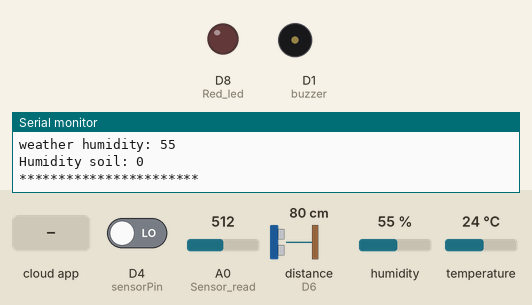
This sketch was run on a simulated ESP8266 (NodeMCU). On the bench: output pins drawn as LEDs (lit = HIGH), buzzer (waves = sounding, pin HIGH), the last lines printed to the serial monitor. Inputs (shaded band) come from the test bench; at power-on: D4 (sensorPin) LOW, A0 (Sensor_read) = 512, distance to the obstacle (sensor on D6) 80 cm, humidity 55 %, temperature 24 °C. The echo pulse lasts 58.3 µs per cm; the RemoteXY app is connected.

Above: at 1.9 s.
2.0 s: the phone or cloud app sets Turn_On_Pump to 1
At 3.4 s:
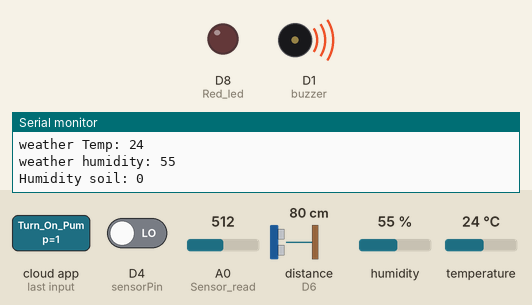
3.7 s: the phone or cloud app sets Turn_On_Pump to 0
At 5.3 s:
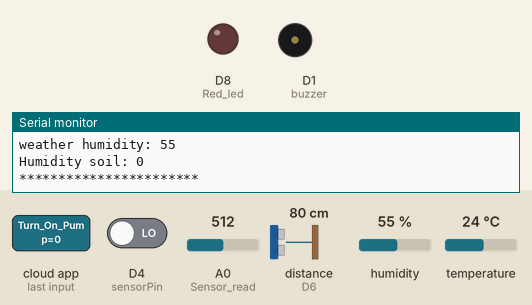
Timing chart, 0 to 6.8 s (numbered marks = the images above; inputs shaded):
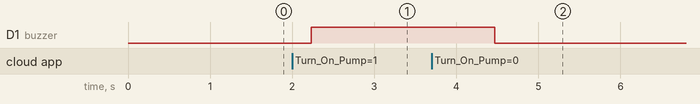

The sketch:

project8.ino
```cpp
// (licence header left out)
//////////////////////////////////////////////
//        RemoteXY include library          //
//////////////////////////////////////////////

// RemoteXY select connection mode and include library
#define REMOTEXY_MODE__ESP8266WIFI_LIB_CLOUD
#include <ESP8266WiFi.h>

#include <RemoteXY.h>
#include <Ultrasonic.h>

// RemoteXY connection settings
#define REMOTEXY_WIFI_SSID "OPPO Reno Z"
#define REMOTEXY_WIFI_PASSWORD "nnnnnnnnnn1"

//#define REMOTEXY_WIFI_SSID "Airbox_8F80"
//#define REMOTEXY_WIFI_PASSWORD "7LY4HBL72L9"

#define REMOTEXY_CLOUD_SERVER "cloud.remotexy.com"
#define REMOTEXY_CLOUD_PORT 6376
#define REMOTEXY_CLOUD_TOKEN "0b3827ed006a68d9750dbd3ae8dc3877"

Ultrasonic ultrasonic(D7, D6); //(tigger, echo)  >> echo>D5
int distance;
#include "DHTesp.h"
#define DHTpin 14 //D5
DHTesp dht;

int relay_pump = D2;
int buzzer = D1;
int Sensor_read = A0;
int Red_led = D8;

const int sensorPin = D4;  //D4  soil humidity
int sensorState = 0;

int val = 0;
int myvar;
int ultraStr;
unsigned long myTime;


// RemoteXY configurate
#pragma pack(push, 1)
uint8_t RemoteXY_CONF[] =   // 233 bytes
  { 255,11,0,0,0,226,0,16,16,1,10,58,24,12,15,15,4,26,31,79,
  78,0,31,79,70,70,0,129,0,6,44,21,4,178,87,97,116,101,114,32,
  76,101,118,101,0,129,0,6,55,21,4,0,83,111,105,108,32,72,117,109,
  105,100,105,116,121,0,129,0,6,66,17,4,80,83,117,110,32,76,105,103,
  104,116,0,129,0,6,77,23,4,35,84,101,109,112,101,114,97,116,117,114,
  101,0,7,53,33,66,20,5,2,26,2,7,53,33,55,20,5,2,26,2,
  7,53,33,44,20,5,2,26,2,7,53,33,77,20,5,2,26,2,129,0,
  6,87,23,4,254,72,117,109,105,100,105,116,121,0,7,53,33,87,20,5,
  2,26,2,129,0,54,44,5,6,17,37,0,129,0,54,77,6,5,17,194,
  176,67,0,129,0,54,66,5,6,17,37,0,129,0,54,87,5,6,17,37,
  0,129,0,33,60,19,3,36,49,32,110,101,101,100,32,119,97,116,101,114,
  0,129,0,54,54,6,6,17,240,159,140,167,0 };

// this structure defines all the variables and events of your control interface
struct {

    // input variables
  uint8_t Turn_On_Pump; // =1 if state is ON, else =0
  int16_t LDR_val;  // 32767.. +32767
  int16_t Humidity_val;  // 32767.. +32767
  int16_t Ultrasonic_val;  // 32767.. +32767
  int16_t temp_val;  // 32767.. +32767
  int16_t hum_val;  // 32767.. +32767

    // other variable
  uint8_t connect_flag;  // =1 if wire connected, else =0

} RemoteXY;
#pragma pack(pop)


/////////////////////////////////////////////
//           END RemoteXY include          //
/////////////////////////////////////////////


void setup()
{
  Serial.begin(115200);
  Serial.println("Connecting...");
  dht.setup(DHTpin, DHTesp::DHT11); //for DHT11 Connect DHT sensor to GPIO 17
  RemoteXY_Init ();
  pinMode(buzzer, OUTPUT);
  pinMode(Sensor_read, INPUT);
  pinMode(Red_led, OUTPUT);
  pinMode(sensorPin, INPUT);
  Serial.println("Connected");
}

void loop()
{
  Serial.println("one turn");
  myTime = millis();
  RemoteXY_Handler ();

  turn_on_pump_from_app();

  ultrasonic_read();

  LDR_sensor();

  weather_temp();

  weather_humidity();

  soid_humidity();

  Serial.println("***********************");
  delay(1000);

}

void soid_humidity(){
  sensorState = digitalRead(sensorPin);
  Serial.print("Humidity soil: ");
  Serial.println(sensorState);
  if (sensorState == 1) {
    RemoteXY.Humidity_val = 1;
    delay(100);
  }
  else {
    RemoteXY.Humidity_val = 0;
    delay(100);
  }
}

void LDR_sensor(){
  val = analogRead(Sensor_read)/10;
  RemoteXY.LDR_val = val;
  Serial.print("LDR: ");
  Serial.println(val);
}

void ultrasonic_read(){
  int empty = 20;
  int num = 100/empty;
  distance = ultrasonic.read()/num;
  RemoteXY.Ultrasonic_val = distance;
  Serial.print("ultrasonic: ");
  Serial.println(distance*num);
  if (distance >= 80) {
    digitalWrite(Red_led, HIGH);
  }
  else
    digitalWrite(Red_led, LOW);
}

void turn_on_pump_from_app(){
  digitalWrite(relay_pump, (RemoteXY.Turn_On_Pump==0)?LOW:HIGH);
  digitalWrite(buzzer, (RemoteXY.Turn_On_Pump==0)?LOW:HIGH);
  if (RemoteXY.Turn_On_Pump == 1) {
    Serial.println("pump on");
  }
  else {
    Serial.println("pump off");
  }
}

void weather_temp() {
  myvar = dht.getTemperature();
  RemoteXY.temp_val = myvar;
  Serial.print("weather Temp: ");
  Serial.println(myvar);
}

void weather_humidity() {
  myvar = dht.getHumidity();
  RemoteXY.hum_val = myvar;
  Serial.print("weather humidity: ");
  Serial.println(myvar);
}
```

Measured:
- after the input at 2.0 s, D1 (buzzer): LOW → HIGH after 0.24 s
- after the input at 3.7 s, D1 (buzzer): HIGH → LOW after 0.77 s
